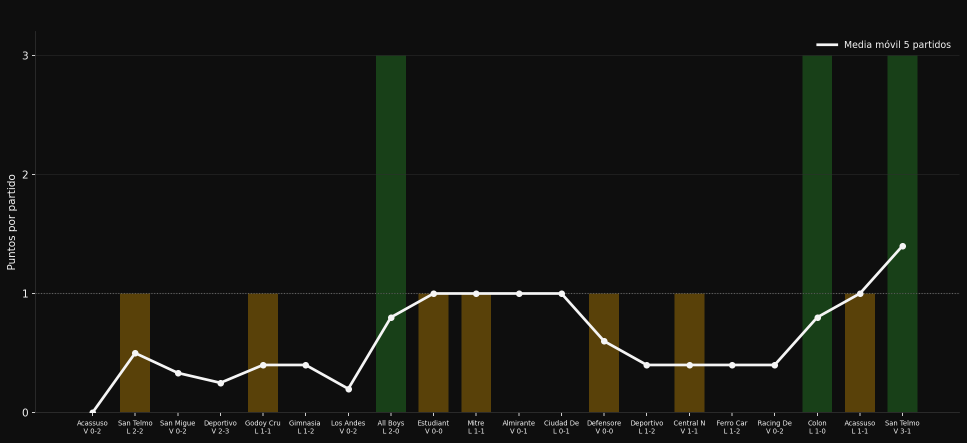
#> input picture redes_sociales/instagram/assets/forma_reciente_ig.png, 1933 x 885 px (shown at 1/2 size); its folder holds only this picture in this run
$ python -i estilo_fiesta.py   (imports and definitions only)
#> lines starting #> are read from the running program, lines starting #| are printed output that depends on the picture
#> further down, picture is the input picture: PIL image 1933x885 RGBA; mean R, G, B, A 21.8, 23.4, 17.3, 255
# -*- coding: utf-8 -*-
"""
ESTILO FIESTA — la variante festiva de `estilo_diario.py`.

Misma base (papel, Georgia, filetes, resaltado inline **rojo** / *negrita*)
para que se lea como de la misma familia que el carrusel de Cravero, pero con
tres cosas de festejo encima:

  - bastones blancos y negros arriba y abajo (la camiseta),
  - papel picado (confeti) en los bordes, en negro, rojo de imprenta y dorado,
  - el cabezal dice "EDICIÓN ESPECIAL" en vez de "ESTADÍSTICAS DEL NEGRO".

Además trae placas propias: `portada_foto` (tapa oscura con mosaico de fotos),
`foto_texto` (foto arriba + texto abajo) y `nombres` (grilla de nombres para
agradecer al plantel).

NO modifica estilo_diario.py en disco: reemplaza `D.cabezal` en memoria
mientras este módulo está importado, así que importarlo solo afecta al
carrusel que lo usa.

    import estilo_fiesta as F
    img = F.dato("19", "Jornadas seguidas en zona de descenso", "...")
    F.guardar(img, "salida/02.png")
"""
import random
from pathlib import Path
from PIL import Image, ImageDraw, ImageOps, ImageFilter

import estilo_diario as D

W, H, MARGEN = D.W, D.H, D.MARGEN
PAPEL, TINTA, MUTED, ACENTO = D.PAPEL, D.TINTA, D.MUTED, D.ACENTO
DORADO = (232, 178, 58)            # el acento de la marca de la cuenta
BLANCO = (250, 249, 245)
SERIF, SERIF_B, SERIF_I, SERIF_BI = D.SERIF, D.SERIF_B, D.SERIF_I, D.SERIF_BI
fuente, texto, parrafo, filete = D.fuente, D.texto, D.parrafo, D.filete
guardar, contact_sheet = D.guardar, D.contact_sheet

BASTON = 30                        # ancho de cada bastón de la franja
FRANJA = 16                        # alto de la franja de bastones


# --------------------------------------------------------------------------
# ADORNOS
# --------------------------------------------------------------------------
# [5 lines left out: function bastones, not called in this run]


def confeti(img, semilla=7, n=70, colores=None, zona="bordes", evitar=None):
    """Papel picado. `zona="bordes"` lo deja en la franja exterior (no pisa el
    texto); `zona="todo"` lo reparte por toda la placa (para la tapa)."""
#> called with semilla = 7, n = 70, zona = 'bordes'
    colores = colores or [TINTA, ACENTO, DORADO, DORADO, (120, 112, 98)]
    rnd = random.Random(semilla)
    capa = Image.new("RGBA", (W, H), (0, 0, 0, 0))
#> capa: PIL image 1080x1080 RGBA; every value is 0
    puestos = 0
    while puestos < n:
        x, y = rnd.uniform(0, W), rnd.uniform(0, H)
        if zona == "bordes":
            borde = min(x, W - x, y, H - y)
            if borde > MARGEN - 18 or borde < FRANJA + 4 and (y < 40 or y > H - 40):
                continue
        if evitar and evitar[0] < x < evitar[2] and evitar[1] < y < evitar[3]:
            continue
        c = rnd.choice(colores)
        pieza = Image.new("RGBA", (40, 40), (0, 0, 0, 0))
        pd = ImageDraw.Draw(pieza)
        forma = rnd.random()
        if forma < 0.55:                     # tira
            w, h = rnd.randint(6, 9), rnd.randint(16, 24)
            pd.rectangle([20 - w / 2, 20 - h / 2, 20 + w / 2, 20 + h / 2], fill=c)
        elif forma < 0.85:                   # círculo
            r = rnd.randint(4, 7)
            pd.ellipse([20 - r, 20 - r, 20 + r, 20 + r], fill=c)
        else:                                # triangulito
            r = rnd.randint(7, 10)
            pd.polygon([(20, 20 - r), (20 + r, 20 + r), (20 - r, 20 + r)], fill=c)
        pieza = pieza.rotate(rnd.uniform(0, 360), resample=Image.BICUBIC)
        capa.alpha_composite(pieza, (int(x) - 20, int(y) - 20))
        puestos += 1
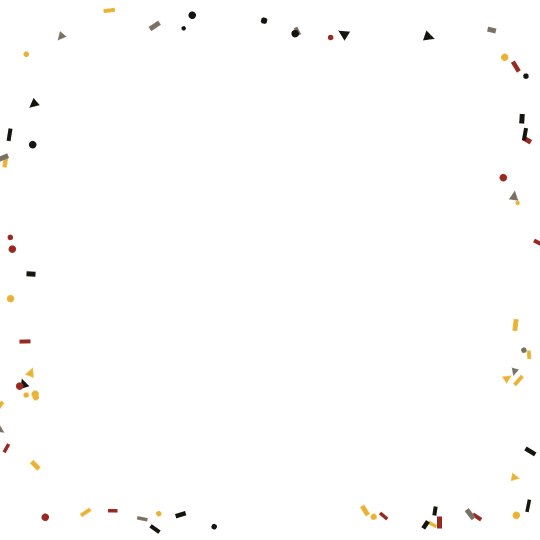
#> capa: PIL image 1080x1080 RGBA (shown at 1/2 size); mean R, G, B, A 1.5, 1, 0.5, 2.4; transparent parts drawn white
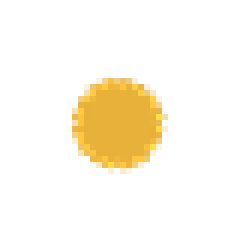
#> pieza: PIL image 40x40 RGBA (shown 6 times larger); mean R, G, B, A 31.4, 24, 7.4, 28.3; transparent parts drawn white
#> after the loop, puestos = 70
    base = img.convert("RGBA")
    base.alpha_composite(capa)
    return base.convert("RGB")


# [10 lines left out: function _cabezal_fiesta, not called in this run]


D.cabezal = _cabezal_fiesta        # todas las placas de D salen con este cabezal


def festejar(img, semilla=7):
    """Hoy no agrega adornos (sin confeti ni bastones); queda el gancho por si se quiere volver."""
    return img


# --------------------------------------------------------------------------
# PLACAS DE estilo_diario, YA FESTEJADAS
# --------------------------------------------------------------------------
def dato(*a, semilla=11, **k):
    return festejar(D.dato(*a, **k), semilla)


def tabla(*a, semilla=12, **k):
    return festejar(D.tabla(*a, **k), semilla)


def columna(*a, semilla=13, **k):
    return festejar(D.columna(*a, **k), semilla)


# [17 lines left out: function remate, not called in this run]


def grafico(*a, semilla=15, **k):
    return festejar(D.grafico(*a, **k), semilla)


# --------------------------------------------------------------------------
# PLACAS NUEVAS
# --------------------------------------------------------------------------
# [8 lines left out: function _crop, not called in this run]


def _bn(img, oscuro=(14, 13, 11), claro=(236, 232, 222)):
    g = ImageOps.grayscale(ImageOps.autocontrast(img.convert("RGB"), cutoff=1))
    return ImageOps.colorize(g, black=oscuro, white=claro)


# [113 lines left out: functions _velo, portada_foto, foto_texto, nombres, not called in this run]

>>> from PIL import Image
>>> picture = Image.open('../assets/forma_reciente_ig.png')
>>> result = confeti(picture)
